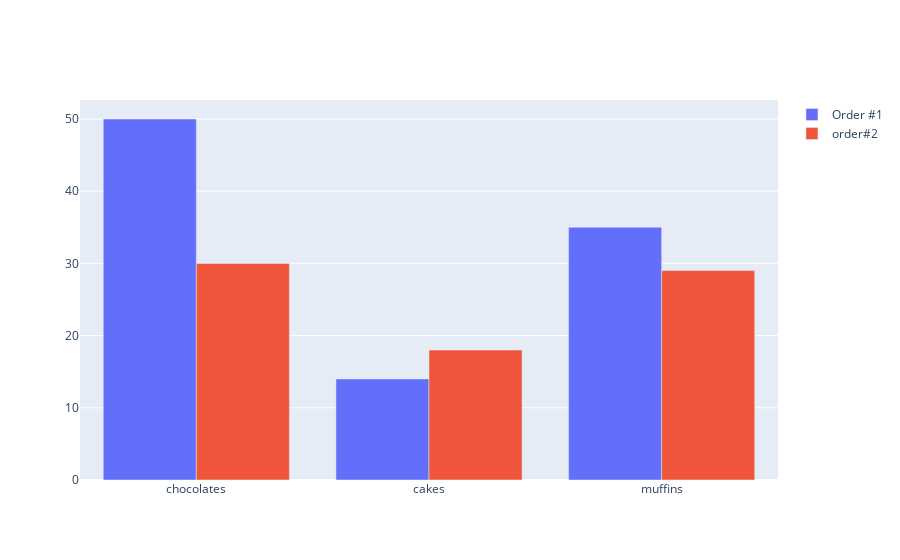

The cell this chart's notebook holds for it:
### Code cell
fig=go.Figure(data=data,
             layout=layout)
offline.iplot(fig)

### Figure 1 — Plotly figure (JSON) as saved in the notebook; plotly's stock layout.template omitted (floating-point values rounded to 4 significant figures)
{"data": [{"name": "Order #1", "type": "bar", "x": ["chocolates", "cakes", "muffins"], "y": [50, 14, 35]}, {"name": "order#2", "type": "bar", "x": ["chocolates", "cakes", "muffins"], "y": [30, 18, 29]}], "layout": {"barmode": "group"}}
